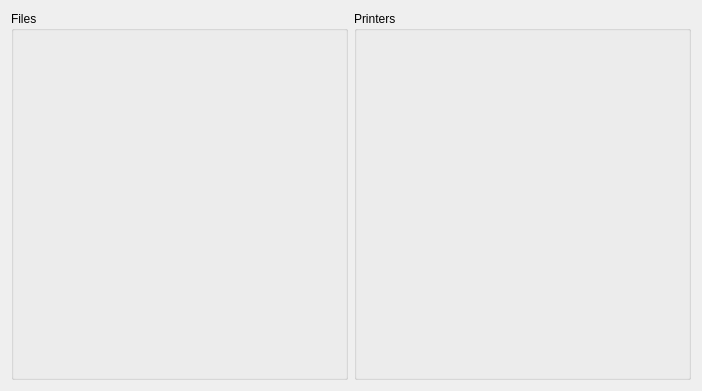
<?xml version="1.0" encoding="UTF-8"?>
<ui version="4.0">
 <class>pControllerGui</class>
 <widget class="QMainWindow" name="pControllerGui">
  <property name="geometry">
   <rect>
    <x>0</x>
    <y>0</y>
    <width>702</width>
    <height>391</height>
   </rect>
  </property>
  <property name="windowTitle">
   <string>pControllerGui</string>
  </property>
  <widget class="QWidget" name="centralWidget">
   <layout class="QHBoxLayout" name="horizontalLayout" stretch="1,1">
    <item>
     <widget class="QGroupBox" name="groupBox">
      <property name="title">
       <string>Files</string>
      </property>
     </widget>
    </item>
    <item>
     <widget class="QGroupBox" name="groupBox_2">
      <property name="title">
       <string>Printers</string>
      </property>
     </widget>
    </item>
   </layout>
  </widget>
 </widget>
 <layoutdefault spacing="6" margin="11"/>
 <resources/>
 <connections/>
</ui>
